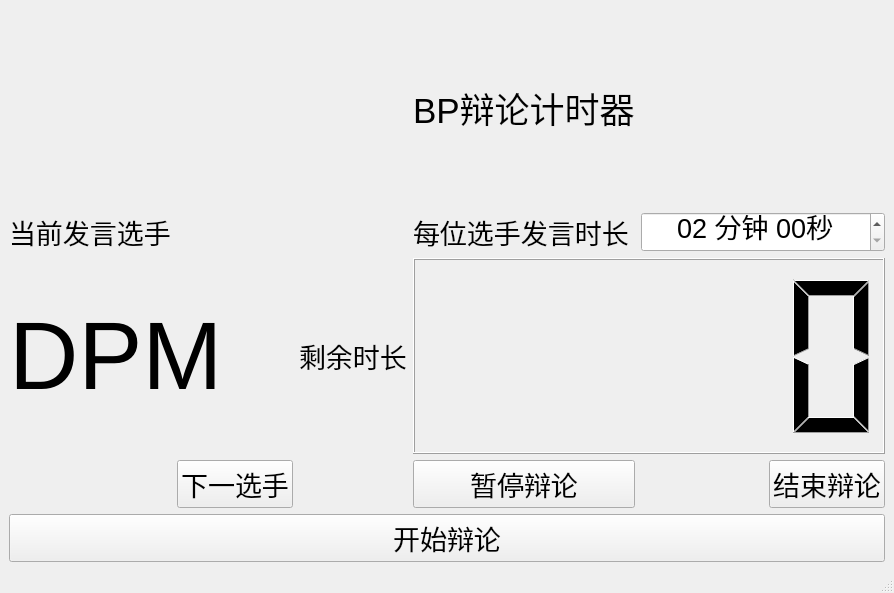
<?xml version="1.0" encoding="UTF-8"?>
<ui version="4.0">
 <class>MainWindow</class>
 <widget class="QMainWindow" name="MainWindow">
  <property name="geometry">
   <rect>
    <x>0</x>
    <y>0</y>
    <width>894</width>
    <height>593</height>
   </rect>
  </property>
  <property name="windowTitle">
   <string>MainWindow</string>
  </property>
  <widget class="QWidget" name="centralwidget">
   <layout class="QVBoxLayout" name="verticalLayout">
    <item>
     <layout class="QGridLayout" name="gridLayout">
      <item row="4" column="2">
       <widget class="QLabel" name="label_3">
        <property name="font">
         <font>
          <pointsize>20</pointsize>
         </font>
        </property>
        <property name="text">
         <string>剩余时长</string>
        </property>
       </widget>
      </item>
      <item row="1" column="0">
       <widget class="QLabel" name="label_5">
        <property name="text">
         <string/>
        </property>
       </widget>
      </item>
      <item row="4" column="3" colspan="4">
       <widget class="QLCDNumber" name="Timer"/>
      </item>
      <item row="2" column="4" colspan="3">
       <widget class="QTimeEdit" name="timeEdit">
        <property name="font">
         <font>
          <pointsize>20</pointsize>
         </font>
        </property>
        <property name="layoutDirection">
         <enum>Qt::LeftToRight</enum>
        </property>
        <property name="alignment">
         <set>Qt::AlignCenter</set>
        </property>
        <property name="maximumTime">
         <time>
          <hour>0</hour>
          <minute>59</minute>
          <second>59</second>
         </time>
        </property>
        <property name="minimumTime">
         <time>
          <hour>0</hour>
          <minute>2</minute>
          <second>0</second>
         </time>
        </property>
        <property name="displayFormat">
         <string>mm 分钟 ss秒</string>
        </property>
       </widget>
      </item>
      <item row="6" column="6">
       <widget class="QPushButton" name="endDebate">
        <property name="font">
         <font>
          <pointsize>20</pointsize>
         </font>
        </property>
        <property name="text">
         <string>结束辩论</string>
        </property>
        <property name="shortcut">
         <string>Esc</string>
        </property>
       </widget>
      </item>
      <item row="1" column="3">
       <widget class="QLabel" name="label_4">
        <property name="font">
         <font>
          <pointsize>26</pointsize>
         </font>
        </property>
        <property name="text">
         <string>BP辩论计时器</string>
        </property>
       </widget>
      </item>
      <item row="6" column="1">
       <widget class="QPushButton" name="nextDebater">
        <property name="font">
         <font>
          <pointsize>20</pointsize>
         </font>
        </property>
        <property name="text">
         <string>下一选手</string>
        </property>
        <property name="shortcut">
         <string>Return</string>
        </property>
       </widget>
      </item>
      <item row="2" column="3">
       <widget class="QLabel" name="label">
        <property name="font">
         <font>
          <pointsize>20</pointsize>
         </font>
        </property>
        <property name="text">
         <string>每位选手发言时长</string>
        </property>
       </widget>
      </item>
      <item row="6" column="3">
       <widget class="QPushButton" name="pauseDebate">
        <property name="font">
         <font>
          <pointsize>20</pointsize>
         </font>
        </property>
        <property name="text">
         <string>暂停辩论</string>
        </property>
        <property name="shortcut">
         <string>F4</string>
        </property>
       </widget>
      </item>
      <item row="4" column="0" colspan="2">
       <widget class="QLabel" name="showDebater">
        <property name="font">
         <font>
          <pointsize>72</pointsize>
         </font>
        </property>
        <property name="text">
         <string>DPM</string>
        </property>
       </widget>
      </item>
      <item row="2" column="0">
       <widget class="QLabel" name="label_2">
        <property name="font">
         <font>
          <pointsize>20</pointsize>
         </font>
        </property>
        <property name="text">
         <string>当前发言选手</string>
        </property>
       </widget>
      </item>
     </layout>
    </item>
    <item>
     <widget class="QPushButton" name="beginDebate">
      <property name="font">
       <font>
        <pointsize>20</pointsize>
       </font>
      </property>
      <property name="text">
       <string>开始辩论</string>
      </property>
      <property name="shortcut">
       <string>Return</string>
      </property>
     </widget>
    </item>
   </layout>
  </widget>
  <widget class="QMenuBar" name="menubar">
   <property name="geometry">
    <rect>
     <x>0</x>
     <y>0</y>
     <width>894</width>
     <height>21</height>
    </rect>
   </property>
  </widget>
  <widget class="QStatusBar" name="statusbar"/>
 </widget>
 <resources/>
 <connections/>
</ui>
